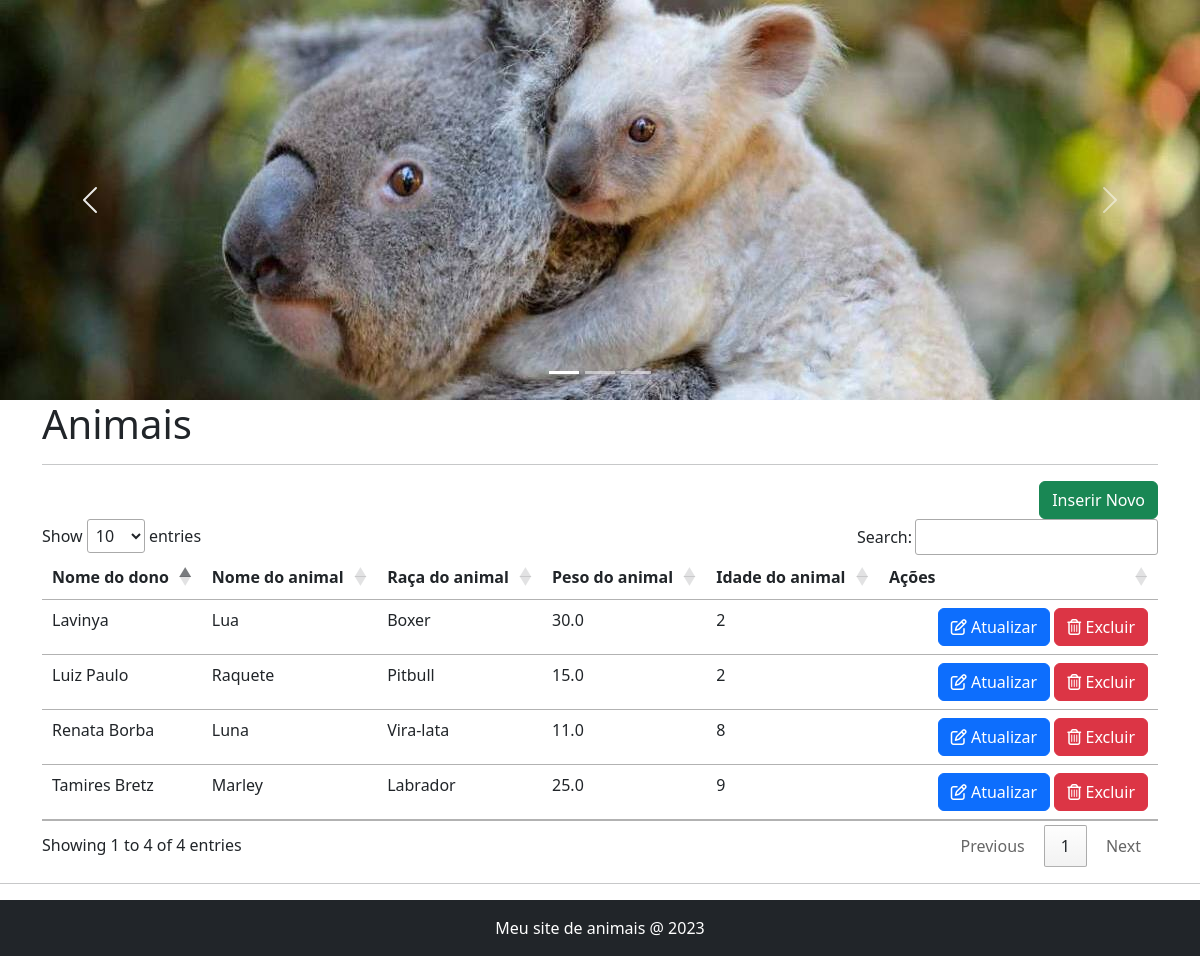
The app's page /animal/index.php with its own data.
### tables this page shows
CREATE TABLE IF NOT EXISTS `animal` (
  `codanimal` int(11) NOT NULL AUTO_INCREMENT,
  `nome_dono` varchar(50) DEFAULT NULL,
  `nome_animal` varchar(50) DEFAULT NULL,
  `raca` varchar(50) DEFAULT NULL,
  `peso` decimal(3,1) DEFAULT NULL,
  `idade` int(11) DEFAULT NULL,
  PRIMARY KEY (`codanimal`)
);

### animal/consultar_todos.php (called while the page is built)
<?php
   require_once "../banco/conexao.php";
   $SQL = "SELECT * FROM animal";
   $comando = $conexao->prepare($SQL);
   $comando->execute();
$resultados = $comando->get_result();
$animais = [];
while ($animal = $resultados->fetch_object()){
   $animais[] = $animal;
}

### animal/index.php (the view, shortened to what this page needs)
<?php
    require_once "consultar_todos.php";
    require_once "../template/cabecalho.php";
?>
<!doctype html>
<html lang="en">
  <head>
    <link href="https://cdn.jsdelivr.net/npm/bootstrap@5.3.0-alpha3/dist/css/bootstrap.min.css" rel="stylesheet">
    <link rel="stylesheet" href="https://cdnjs.cloudflare.com/ajax/libs/font-awesome/6.4.0/css/all.min.css">
    <link rel="stylesheet" href="//cdn.datatables.net/1.13.4/css/jquery.dataTables.min.css" >
  </head>
  <body>
    <div class="container">
    <h1>Animais</h1>
    <hr>
    <div class="text-end">
      <a href="formulario.php" class="btn btn-success">
        Inserir Novo
      </a>
    </div>
    <table class="table" id="tabela_dados">
      <thead>
        <tr>
          <th scope="col">Nome do dono</th>
          <th scope="col">Nome do animal</th>
          <th scope="col">Raça do animal</th>
          <th scope="col">Peso do animal</th>
          <th scope="col">Idade do animal</th>
          <th scope='col'>Ações</th>
    </tr>
         </thead>
  <tbody>
    <?php foreach($animais as $animal): ?>
    <tr>
        <td><?= $animal->nome_dono ?></td>
        <td><?= $animal->nome_animal ?></td>
        <td><?= $animal->raca ?></td>
        <td><?= $animal->peso ?></td>
        <td><?= $animal->idade ?></td>
        <td class="text-end" width="25%">
        <a href="formulario.php?id=<?= $animal->codanimal ?>" class="btn btn-primary">
            <i class="fa-regular fa-pen-to-square"></i>
            Atualizar
          </a>
          <a href ="excluir.php?id=<?=$animal->codanimal ?>" class="btn btn-danger">
          <i class="fa-regular fa-trash-can"></i>
            Excluir</a>
        </td>
    </tr>
    <?php endforeach; ?>
  </tbody>
    </table>
    </div>
 <?php require_once "../template/rodape.php"; ?>

### template/cabecalho.php (shortened to what this page needs)
<!doctype html>
<html lang="en">
  <head>
    <link href="https://cdn.jsdelivr.net/npm/bootstrap@5.3.0-alpha3/dist/css/bootstrap.min.css" rel="stylesheet">
    <link rel="stylesheet" href="https://cdnjs.cloudflare.com/ajax/libs/font-awesome/6.4.0/css/all.min.css" />
    <link rel="stylesheet"
    href="//cdn.datatables.net/1.13.4/css/jquery.dataTables.min.css" >
  </head>
  <body>
         <div id="carouselExampleIndicators" class="carousel slide">
  <div class="carousel-indicators">
    <button type="button" data-bs-target="#carouselExampleIndicators" data-bs-slide-to="0" class="active" aria-current="true" aria-label="Slide 1"></button>
    <button type="button" data-bs-target="#carouselExampleIndicators" data-bs-slide-to="1" aria-label="Slide 2"></button>
    <button type="button" data-bs-target="#carouselExampleIndicators" data-bs-slide-to="2" aria-label="Slide 3"></button>
  </div>
  <div class="carousel-inner">
    <div class="carousel-item active">
      <img src="../imagem/coala.jpg" class="d-block w-100" alt="...">
    </div>
  </div>
  <button class="carousel-control-prev" type="button" data-bs-target="#carouselExampleIndicators" data-bs-slide="prev">
    <span class="carousel-control-prev-icon" aria-hidden="true"></span>
  </button>
  <button class="carousel-control-next" type="button" data-bs-target="#carouselExampleIndicators" data-bs-slide="next">
    <span class="carousel-control-next-icon" aria-hidden="true"></span>
  </button>
</div>

### template/rodape.php (shortened to what this page needs)
<hr>
     <footer class="bg-dark p-3 text-white text-center">
            Meu site de animais @ 2023
     </footer>
  </body>

### records on screen
animal: nome_dono "Renata Borba", nome_animal "Luna", raca "Vira-lata", peso "11.0", idade "8"
animal: nome_dono "Lavinya", nome_animal "Lua", raca "Boxer", peso "30.0", idade "2"
animal: nome_dono "Luiz Paulo", nome_animal "Raquete", raca "Pitbull", peso "15.0", idade "2"
animal: nome_dono "Tamires Bretz", nome_animal "Marley", raca "Labrador", peso "25.0", idade "9"
